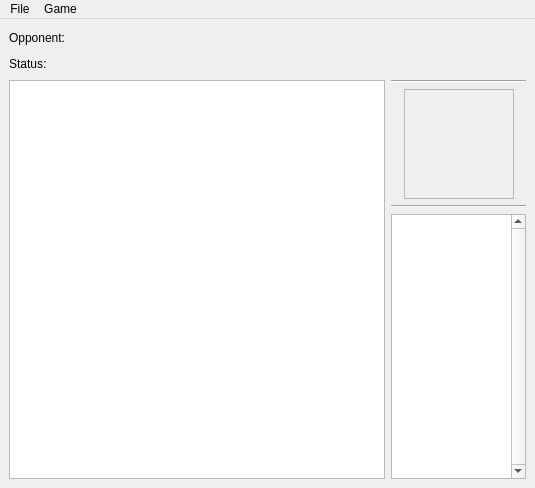
<?xml version="1.0" encoding="UTF-8"?>
<ui version="4.0">
 <class>PluginWindow</class>
 <widget class="QMainWindow" name="PluginWindow">
  <property name="geometry">
   <rect>
    <x>0</x>
    <y>0</y>
    <width>535</width>
    <height>488</height>
   </rect>
  </property>
  <property name="windowTitle">
   <string>Gomoku Game</string>
  </property>
  <widget class="QWidget" name="centralwidget">
   <layout class="QVBoxLayout" name="verticalLayout_2">
    <item>
     <layout class="QHBoxLayout" name="horizontalLayout_2">
      <item>
       <widget class="QLabel" name="label">
        <property name="text">
         <string>Opponent:</string>
        </property>
       </widget>
      </item>
      <item>
       <widget class="QLabel" name="lbOpponent">
        <property name="sizePolicy">
         <sizepolicy hsizetype="Preferred" vsizetype="Preferred">
          <horstretch>0</horstretch>
          <verstretch>0</verstretch>
         </sizepolicy>
        </property>
        <property name="font">
         <font>
          <weight>75</weight>
          <bold>true</bold>
         </font>
        </property>
        <property name="text">
         <string/>
        </property>
       </widget>
      </item>
      <item>
       <spacer name="horizontalSpacer">
        <property name="orientation">
         <enum>Qt::Horizontal</enum>
        </property>
        <property name="sizeHint" stdset="0">
         <size>
          <width>40</width>
          <height>20</height>
         </size>
        </property>
       </spacer>
      </item>
     </layout>
    </item>
    <item>
     <layout class="QHBoxLayout" name="horizontalLayout_3">
      <item>
       <widget class="QLabel" name="label_2">
        <property name="text">
         <string>Status:</string>
        </property>
       </widget>
      </item>
      <item>
       <widget class="QLabel" name="lbStatus">
        <property name="sizePolicy">
         <sizepolicy hsizetype="Preferred" vsizetype="Preferred">
          <horstretch>0</horstretch>
          <verstretch>0</verstretch>
         </sizepolicy>
        </property>
        <property name="font">
         <font>
          <weight>75</weight>
          <bold>true</bold>
         </font>
        </property>
        <property name="text">
         <string/>
        </property>
       </widget>
      </item>
      <item>
       <spacer name="horizontalSpacer_2">
        <property name="orientation">
         <enum>Qt::Horizontal</enum>
        </property>
        <property name="sizeHint" stdset="0">
         <size>
          <width>40</width>
          <height>20</height>
         </size>
        </property>
       </spacer>
      </item>
     </layout>
    </item>
    <item>
     <layout class="QHBoxLayout" name="horizontalLayout_4">
      <item>
       <widget class="BoardView" name="board">
        <property name="sizePolicy">
         <sizepolicy hsizetype="Expanding" vsizetype="Expanding">
          <horstretch>1</horstretch>
          <verstretch>0</verstretch>
         </sizepolicy>
        </property>
        <property name="mouseTracking">
         <bool>true</bool>
        </property>
        <property name="selectionMode">
         <enum>QAbstractItemView::SingleSelection</enum>
        </property>
        <property name="showGrid">
         <bool>false</bool>
        </property>
        <attribute name="horizontalHeaderVisible">
         <bool>false</bool>
        </attribute>
        <attribute name="verticalHeaderVisible">
         <bool>false</bool>
        </attribute>
       </widget>
      </item>
      <item>
       <layout class="QVBoxLayout" name="verticalLayout">
        <item>
         <widget class="Line" name="line_2">
          <property name="orientation">
           <enum>Qt::Horizontal</enum>
          </property>
         </widget>
        </item>
        <item>
         <layout class="QHBoxLayout" name="horizontalLayout">
          <item>
           <spacer name="horizontalSpacer_3">
            <property name="orientation">
             <enum>Qt::Horizontal</enum>
            </property>
            <property name="sizeHint" stdset="0">
             <size>
              <width>0</width>
              <height>20</height>
             </size>
            </property>
           </spacer>
          </item>
          <item>
           <widget class="HintElementWidget" name="hintElement">
            <property name="sizePolicy">
             <sizepolicy hsizetype="Fixed" vsizetype="Fixed">
              <horstretch>110</horstretch>
              <verstretch>110</verstretch>
             </sizepolicy>
            </property>
            <property name="minimumSize">
             <size>
              <width>110</width>
              <height>110</height>
             </size>
            </property>
            <property name="maximumSize">
             <size>
              <width>110</width>
              <height>110</height>
             </size>
            </property>
            <property name="frameShape">
             <enum>QFrame::StyledPanel</enum>
            </property>
            <property name="frameShadow">
             <enum>QFrame::Raised</enum>
            </property>
           </widget>
          </item>
          <item>
           <spacer name="horizontalSpacer_4">
            <property name="orientation">
             <enum>Qt::Horizontal</enum>
            </property>
            <property name="sizeHint" stdset="0">
             <size>
              <width>0</width>
              <height>20</height>
             </size>
            </property>
           </spacer>
          </item>
         </layout>
        </item>
        <item>
         <widget class="Line" name="line">
          <property name="orientation">
           <enum>Qt::Horizontal</enum>
          </property>
         </widget>
        </item>
        <item>
         <widget class="QListWidget" name="lsTurnsList">
          <property name="minimumSize">
           <size>
            <width>135</width>
            <height>0</height>
           </size>
          </property>
          <property name="maximumSize">
           <size>
            <width>135</width>
            <height>16777215</height>
           </size>
          </property>
          <property name="verticalScrollBarPolicy">
           <enum>Qt::ScrollBarAlwaysOn</enum>
          </property>
          <property name="horizontalScrollBarPolicy">
           <enum>Qt::ScrollBarAlwaysOff</enum>
          </property>
         </widget>
        </item>
       </layout>
      </item>
     </layout>
    </item>
   </layout>
  </widget>
  <widget class="QMenuBar" name="menubar">
   <property name="geometry">
    <rect>
     <x>0</x>
     <y>0</y>
     <width>535</width>
     <height>21</height>
    </rect>
   </property>
   <widget class="QMenu" name="menuGame">
    <property name="title">
     <string>Game</string>
    </property>
    <widget class="QMenu" name="menuSkin">
     <property name="title">
      <string>Skin</string>
     </property>
     <addaction name="actionSkin0"/>
     <addaction name="actionSkin1"/>
    </widget>
    <addaction name="actionResign"/>
    <addaction name="actionSwitchColor"/>
    <addaction name="menuSkin"/>
   </widget>
   <widget class="QMenu" name="menuFile">
    <property name="title">
     <string>File</string>
    </property>
    <addaction name="actionNewGame"/>
    <addaction name="separator"/>
    <addaction name="actionLoadGame"/>
    <addaction name="actionSaveGame"/>
    <addaction name="separator"/>
    <addaction name="actionQuit"/>
   </widget>
   <addaction name="menuFile"/>
   <addaction name="menuGame"/>
  </widget>
  <action name="actionNewGame">
   <property name="text">
    <string>New game</string>
   </property>
  </action>
  <action name="actionLoadGame">
   <property name="text">
    <string>Load game</string>
   </property>
  </action>
  <action name="actionSaveGame">
   <property name="text">
    <string>Save game</string>
   </property>
  </action>
  <action name="actionQuit">
   <property name="text">
    <string>Quit</string>
   </property>
  </action>
  <action name="actionResign">
   <property name="text">
    <string>Resign</string>
   </property>
  </action>
  <action name="actionSwitchColor">
   <property name="text">
    <string>Switch color</string>
   </property>
  </action>
  <action name="actionSkin0">
   <property name="checkable">
    <bool>true</bool>
   </property>
   <property name="checked">
    <bool>true</bool>
   </property>
   <property name="text">
    <string>Standard</string>
   </property>
  </action>
  <action name="actionSkin1">
   <property name="checkable">
    <bool>true</bool>
   </property>
   <property name="text">
    <string>Yellow wood</string>
   </property>
  </action>
 </widget>
 <customwidgets>
  <customwidget>
   <class>BoardView</class>
   <extends>QTableView</extends>
   <header>boardview.h</header>
  </customwidget>
  <customwidget>
   <class>HintElementWidget</class>
   <extends>QFrame</extends>
   <header>pluginwindow.h</header>
   <container>1</container>
  </customwidget>
 </customwidgets>
 <resources/>
 <connections>
  <connection>
   <sender>actionQuit</sender>
   <signal>triggered()</signal>
   <receiver>PluginWindow</receiver>
   <slot>close()</slot>
   <hints>
    <hint type="sourcelabel">
     <x>-1</x>
     <y>-1</y>
    </hint>
    <hint type="destinationlabel">
     <x>205</x>
     <y>198</y>
    </hint>
   </hints>
  </connection>
  <connection>
   <sender>actionSwitchColor</sender>
   <signal>triggered()</signal>
   <receiver>PluginWindow</receiver>
   <slot>doSwitchColor()</slot>
   <hints>
    <hint type="sourcelabel">
     <x>-1</x>
     <y>-1</y>
    </hint>
    <hint type="destinationlabel">
     <x>205</x>
     <y>198</y>
    </hint>
   </hints>
  </connection>
  <connection>
   <sender>actionSaveGame</sender>
   <signal>triggered()</signal>
   <receiver>PluginWindow</receiver>
   <slot>saveGame()</slot>
   <hints>
    <hint type="sourcelabel">
     <x>-1</x>
     <y>-1</y>
    </hint>
    <hint type="destinationlabel">
     <x>205</x>
     <y>198</y>
    </hint>
   </hints>
  </connection>
  <connection>
   <sender>actionLoadGame</sender>
   <signal>triggered()</signal>
   <receiver>PluginWindow</receiver>
   <slot>loadGame()</slot>
   <hints>
    <hint type="sourcelabel">
     <x>-1</x>
     <y>-1</y>
    </hint>
    <hint type="destinationlabel">
     <x>205</x>
     <y>198</y>
    </hint>
   </hints>
  </connection>
  <connection>
   <sender>actionResign</sender>
   <signal>triggered()</signal>
   <receiver>PluginWindow</receiver>
   <slot>setResign()</slot>
   <hints>
    <hint type="sourcelabel">
     <x>-1</x>
     <y>-1</y>
    </hint>
    <hint type="destinationlabel">
     <x>205</x>
     <y>198</y>
    </hint>
   </hints>
  </connection>
  <connection>
   <sender>lsTurnsList</sender>
   <signal>currentItemChanged(QListWidgetItem*,QListWidgetItem*)</signal>
   <receiver>PluginWindow</receiver>
   <slot>turnSelected()</slot>
   <hints>
    <hint type="sourcelabel">
     <x>438</x>
     <y>328</y>
    </hint>
    <hint type="destinationlabel">
     <x>249</x>
     <y>234</y>
    </hint>
   </hints>
  </connection>
  <connection>
   <sender>actionNewGame</sender>
   <signal>triggered()</signal>
   <receiver>PluginWindow</receiver>
   <slot>newGame()</slot>
   <hints>
    <hint type="sourcelabel">
     <x>-1</x>
     <y>-1</y>
    </hint>
    <hint type="destinationlabel">
     <x>249</x>
     <y>234</y>
    </hint>
   </hints>
  </connection>
  <connection>
   <sender>actionSkin0</sender>
   <signal>triggered()</signal>
   <receiver>PluginWindow</receiver>
   <slot>setSkin()</slot>
   <hints>
    <hint type="sourcelabel">
     <x>-1</x>
     <y>-1</y>
    </hint>
    <hint type="destinationlabel">
     <x>249</x>
     <y>234</y>
    </hint>
   </hints>
  </connection>
  <connection>
   <sender>actionSkin1</sender>
   <signal>triggered()</signal>
   <receiver>PluginWindow</receiver>
   <slot>setSkin()</slot>
   <hints>
    <hint type="sourcelabel">
     <x>-1</x>
     <y>-1</y>
    </hint>
    <hint type="destinationlabel">
     <x>249</x>
     <y>234</y>
    </hint>
   </hints>
  </connection>
 </connections>
 <slots>
  <slot>doSwitchColor()</slot>
  <slot>saveGame()</slot>
  <slot>loadGame()</slot>
  <slot>setResign()</slot>
  <slot>turnSelected()</slot>
  <slot>newGame()</slot>
  <slot>setSkin()</slot>
 </slots>
</ui>
